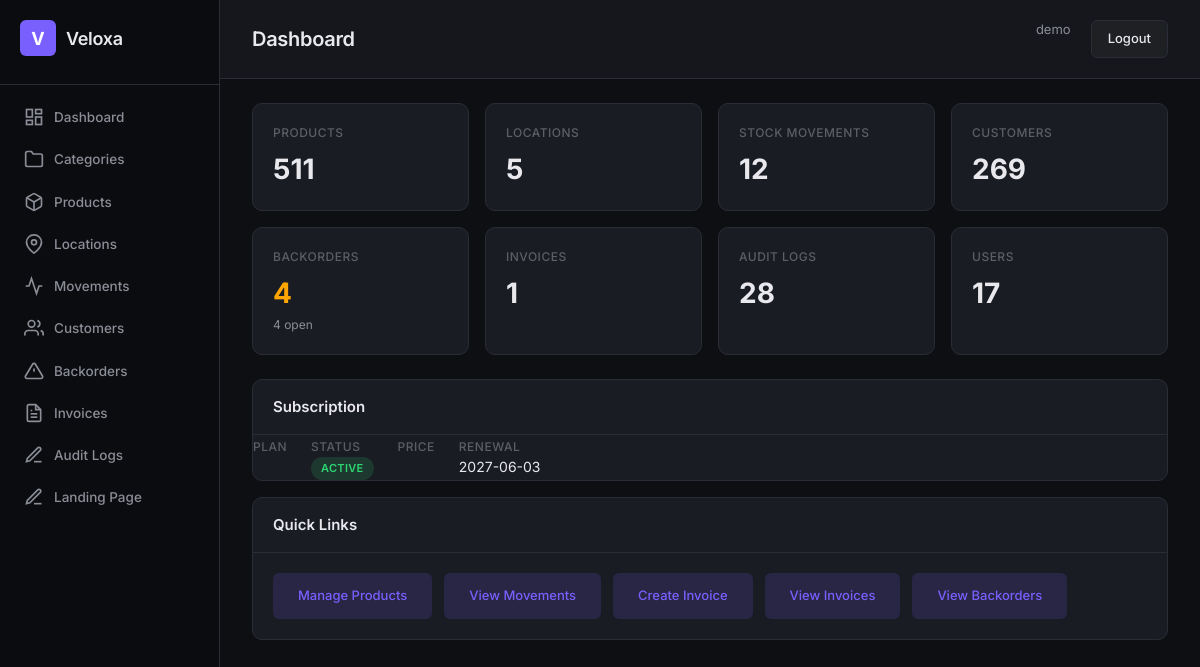
Page /dashboard/ (signed in) on the committed database.
### apps/accounts/models.py (models this page shows, shortened)
class User(AbstractUser):
    objects = TenantAwareUserManager()
    ROLE_CHOICES = [
        ("super_admin", "Super Admin"),
        ("warehouse_manager", "Warehouse Manager"),
        ("auditor", "Auditor"),
        ("viewer", "Read-Only Viewer"),
    ]
    role = models.CharField(max_length=32, choices=ROLE_CHOICES, default="viewer")
    phone = models.CharField(max_length=20, blank=True)
    tenant = models.ForeignKey(
        "tenants.Tenant", on_delete=models.CASCADE,
        null=True, blank=True, related_name="users",
    )
    class Meta:
        db_table = "accounts_user"
        verbose_name = "User"
        verbose_name_plural = "Users"

### apps/subscriptions/models.py (models this page shows, shortened)
class Subscription(models.Model):
    STATUS_CHOICES = [
        ("active", "Active"),
        ("expired", "Expired"),
        ("canceled", "Canceled"),
        ("pending_payment", "Pending Payment"),
    ]
    BILLING_CHOICES = [
        ("monthly", "Monthly"),
        ("yearly", "Yearly"),
    ]
    user = models.ForeignKey(
        settings.AUTH_USER_MODEL, on_delete=models.CASCADE,
        related_name="subscriptions"
    )
    plan = models.ForeignKey(
        SubscriptionPlan, on_delete=models.SET_NULL,
        null=True, related_name="subscriptions"
    )
    status = models.CharField(
        max_length=20, choices=STATUS_CHOICES, default="pending_payment"
    )
    start_date = models.DateTimeField(blank=True, null=True)
    end_date = models.DateTimeField(blank=True, null=True)
    billing_cycle = models.CharField(
        max_length=10, choices=BILLING_CHOICES, default="monthly"
    )
    last_payment_date = models.DateTimeField(blank=True, null=True)
    next_payment_date = models.DateTimeField(blank=True, null=True)
    tenant = models.ForeignKey(
        "tenants.Tenant", on_delete=models.CASCADE,
        null=True, blank=True, related_name="%(class)s_set",
    )
    created_at = models.DateTimeField(auto_now_add=True)
    updated_at = models.DateTimeField(auto_now=True)
    objects = TenantAwareManager()
    class Meta:
        ordering = ["-created_at"]

### config/views.py (the view)
# urls.py: path("dashboard/", views.DashboardStatsView.as_view(), name="dashboard-stats"),
@login_required
def dashboard(request):
    from apps.subscriptions.models import Subscription
    sub = Subscription.objects.filter(user=request.user).order_by('-created_at').first()
    stats = {
        "products": Product.objects.count(),
        "locations": Location.objects.count(),
        "movements": StockMovement.objects.count(),
        "customers": Customer.objects.count(),
        "backorders": BackOrder.objects.count(),
        "open_backorders": BackOrder.objects.filter(status__in=["open", "partially_fulfilled"]).count(),
        "invoices": Invoice.objects.count(),
        "audit_logs": AuditLog.objects.count(),
        "users": User.objects.count(),
    }
    return render(request, "dashboard.html", {"stats": stats, "subscription": sub})

### apps/accounts/models.py (called while the page is built)
    def get_queryset(self):
        from apps.tenants.utils import get_current_tenant_id
        qs = super().get_queryset()
        tenant_id = get_current_tenant_id()
        if tenant_id is not None:
            return qs.filter(tenant_id=tenant_id)
        return qs

### apps/tenants/managers.py (called while the page is built)
    def get_queryset(self):
        qs = super().get_queryset()
        tenant_id = get_current_tenant_id()
        if tenant_id is not None:
            return qs.filter(tenant_id=tenant_id)
        return qs

### apps/tenants/utils.py (called while the page is built)
def set_current_tenant(tenant):
    _thread_local.tenant = tenant

def get_current_tenant():
    return getattr(_thread_local, "tenant", None)

def get_current_tenant_id():
    tenant = get_current_tenant()
    return tenant.id if tenant else None

### templates/dashboard.html (shortened to what this page needs)
{% extends 'base.html' %}
{% block page_title %}Dashboard{% endblock %}
{% block content %}
<div class="stats-grid">
  <div class="stat-card">
    <div class="stat-label">Products</div>
    <div class="stat-value">{{ stats.products }}</div>
  </div>
  <div class="stat-card">
    <div class="stat-label">Locations</div>
    <div class="stat-value">{{ stats.locations }}</div>
  </div>
  <div class="stat-card">
    <div class="stat-label">Stock Movements</div>
    <div class="stat-value">{{ stats.movements }}</div>
  </div>
  <div class="stat-card">
    <div class="stat-label">Customers</div>
    <div class="stat-value">{{ stats.customers }}</div>
  </div>
  <div class="stat-card">
    <div class="stat-label">Backorders</div>
    <div class="stat-value {% if stats.open_backorders > 0 %}text-warning{% endif %}">{{ stats.backorders }}</div>
    {% if stats.open_backorders > 0 %}<div class="stat-sub">{{ stats.open_backorders }} open</div>{% endif %}
  </div>
  <div class="stat-card">
    <div class="stat-label">Invoices</div>
    <div class="stat-value">{{ stats.invoices }}</div>
  </div>
  <div class="stat-card">
    <div class="stat-label">Audit Logs</div>
    <div class="stat-value">{{ stats.audit_logs }}</div>
  </div>
  <div class="stat-card">
    <div class="stat-label">Users</div>
    <div class="stat-value">{{ stats.users }}</div>
  </div>
</div>
{% if subscription %}
<div class="card mt-2">
  <div class="card-header"><h2>Subscription</h2></div>
  <div class="card-body" style="display:flex;gap:24px;flex-wrap:wrap">
    <div><span class="stat-label">Plan</span><div class="stat-value" style="font-size:18px">{{ subscription.plan_name }}</div></div>
    <div><span class="stat-label">Status</span><div>{% if subscription.status == 'active' %}<span class="badge badge-success">{{ subscription.status }}</span>{% elif subscription.status == 'pending_payment' %}<span class="badge badge-warning">{{ subscription.status }}</span>{% else %}<span class="badge badge-muted">{{ subscription.status }}</span>{% endif %}</div></div>
    <div><span class="stat-label">Price</span><div class="stat-value" style="font-size:18px">{{ subscription.price_display }}</div></div>
    {% if subscription.end_date %}<div><span class="stat-label">Renewal</span><div>{{ subscription.end_date|date:"Y-m-d" }}</div></div>{% endif %}
  </div>
</div>
{% endif %}
<div class="card mt-2">
  <div class="card-header"><h2>Quick Links</h2></div>
  <div class="card-body quick-links">
    <a href="{% url 'product-list' %}" class="ql-btn">Manage Products</a>
    <a href="{% url 'movement-list' %}" class="ql-btn">View Movements</a>
    <a href="{% url 'invoice-create' %}" class="ql-btn">Create Invoice</a>
    <a href="{% url 'invoice-list' %}" class="ql-btn">View Invoices</a>
    <a href="{% url 'backorder-list' %}" class="ql-btn">View Backorders</a>
  </div>
</div>
{% endblock %}

### templates/base.html (shortened to what this page needs)
{% load static %}
<!DOCTYPE html>
<html lang="en">
<head>
  <link rel="stylesheet" href="{% static 'css/style.css' %}">
</head>
<body>
  <div class="layout">
    <aside class="sidebar">
      <div class="sidebar-brand">
        <div class="brand-icon">V</div>
        <span class="brand-text">Veloxa</span>
      </div>
      <nav class="sidebar-nav">
        <a href="{% url 'dashboard' %}" class="nav-item {% if active == 'dashboard' %}active{% endif %}">
          <svg width="20" height="20" viewBox="0 0 24 24" fill="none" stroke="currentColor" stroke-width="2"><rect x="3" y="3" width="7" height="9"/><rect x="14" y="3" width="7" height="5"/><rect x="14" y="12" width="7" height="9"/><rect x="3" y="16" width="7" height="5"/></svg>
          Dashboard
        </a>
        <a href="{% url 'category-list' %}" class="nav-item {% if active == 'categories' %}active{% endif %}">
          <svg width="20" height="20" viewBox="0 0 24 24" fill="none" stroke="currentColor" stroke-width="2"><path d="M22 19a2 2 0 0 1-2 2H4a2 2 0 0 1-2-2V5a2 2 0 0 1 2-2h5l2 3h9a2 2 0 0 1 2 2z"/></svg>
          Categories
        </a>
        <a href="{% url 'product-list' %}" class="nav-item {% if active == 'products' %}active{% endif %}">
          Products
        </a>
        <a href="{% url 'location-list' %}" class="nav-item {% if active == 'locations' %}active{% endif %}">
          <svg width="20" height="20" viewBox="0 0 24 24" fill="none" stroke="currentColor" stroke-width="2"><path d="M21 10c0 7-9 13-9 13s-9-6-9-13a9 9 0 0 1 18 0z"/><circle cx="12" cy="10" r="3"/></svg>
          Locations
        </a>
        <a href="{% url 'movement-list' %}" class="nav-item {% if active == 'movements' %}active{% endif %}">
          <svg width="20" height="20" viewBox="0 0 24 24" fill="none" stroke="currentColor" stroke-width="2"><polyline points="22 12 18 12 15 21 9 3 6 12 2 12"/></svg>
          Movements
        </a>
        <a href="{% url 'customer-list' %}" class="nav-item {% if active == 'customers' %}active{% endif %}">
          <svg width="20" height="20" viewBox="0 0 24 24" fill="none" stroke="currentColor" stroke-width="2"><path d="M17 21v-2a4 4 0 0 0-4-4H5a4 4 0 0 0-4 4v2"/><circle cx="9" cy="7" r="4"/><path d="M23 21v-2a4 4 0 0 0-3-3.87"/><path d="M16 3.13a4 4 0 0 1 0 7.75"/></svg>
          Customers
        </a>
        <a href="{% url 'backorder-list' %}" class="nav-item {% if active == 'backorders' %}active{% endif %}">
          <svg width="20" height="20" viewBox="0 0 24 24" fill="none" stroke="currentColor" stroke-width="2"><path d="M10.29 3.86L1.82 18a2 2 0 0 0 1.71 3h16.94a2 2 0 0 0 1.71-3L13.71 3.86a2 2 0 0 0-3.42 0z"/><line x1="12" y1="9" x2="12" y2="13"/><line x1="12" y1="17" x2="12.01" y2="17"/></svg>
          Backorders
        </a>
        <a href="{% url 'invoice-list' %}" class="nav-item {% if active == 'invoices' %}active{% endif %}">
          <svg width="20" height="20" viewBox="0 0 24 24" fill="none" stroke="currentColor" stroke-width="2"><path d="M14 2H6a2 2 0 0 0-2 2v16a2 2 0 0 0 2 2h12a2 2 0 0 0 2-2V8z"/><polyline points="14 2 14 8 20 8"/><line x1="16" y1="13" x2="8" y2="13"/><line x1="16" y1="17" x2="8" y2="17"/><polyline points="10 9 9 9 8 9"/></svg>
          Invoices
        </a>
        <a href="{% url 'audit-log-list' %}" class="nav-item {% if active == 'audit' %}active{% endif %}">
          <svg width="20" height="20" viewBox="0 0 24 24" fill="none" stroke="currentColor" stroke-width="2"><path d="M12 20h9"/><path d="M16.5 3.5a2.121 2.121 0 0 1 3 3L7 19l-4 1 1-4L16.5 3.5z"/></svg>
          Audit Logs
        </a>
        <a href="{% url 'landing-manage' %}" class="nav-item {% if active == 'landing' %}active{% endif %}">
          <svg width="20" height="20" viewBox="0 0 24 24" fill="none" stroke="currentColor" stroke-width="2"><path d="M12 20h9"/><path d="M16.5 3.5a2.121 2.121 0 0 1 3 3L7 19l-4 1 1-4L16.5 3.5z"/></svg>
          Landing Page
        </a>
      </nav>
    </aside>
    <main class="main">
      <header class="topbar">
        <h1 class="page-title">{% block page_title %}Dashboard{% endblock %}</h1>
        <div class="topbar-right">
          <a href="{% url 'profile' %}" style="color:var(--text-secondary);font-size:13px;margin-right:12px;text-decoration:none">{{ request.user.username }}</a>
          <a href="{% url 'logout' %}" class="btn btn-glass">Logout</a>
        </div>
      </header>
      <div class="content">
        {% block content %}{% endblock %}
      </div>
    </main>
  </div>
</body>
</html>

### static/css/style.css (style rules this page uses)
:root { --bg-primary: #0e0f13; --bg-secondary: #15171c; --bg-card: #1a1c23; --bg-card-hover: #1f2129; --bg-sidebar: #0b0c0f; --border: #2a2d36; --border-light: #363944; --text-primary: #e8e8ed; --text-secondary: #8b8d97; --text-muted: #5c5e68; --accent: #7a5fff; --accent-hover: #6b50e8; --accent-glow: rgba(122, 95, 255, 0.15); --success: #2ed573; --warning: #ffa502; --danger: #ff4757; --info: #3b82f6; --radius: 10px; --radius-sm: 6px; --shadow: 0 2px 8px rgba(0,0,0,.3); }
* { margin: 0; padding: 0; box-sizing: border-box; }
body { font-family: "Inter", -apple-system, BlinkMacSystemFont, sans-serif; background: var(--bg-primary); color: var(--text-primary); font-size: 14px; line-height: 1.5; }
.layout { display: flex; min-height: 100vh; }
.sidebar { width: 220px; background: var(--bg-sidebar); border-right: 1px solid var(--border); padding: 0; display: flex; flex-direction: column; position: fixed; top: 0; left: 0; height: 100vh; z-index: 100; backdrop-filter: blur(12px); }
.sidebar-brand { display: flex; align-items: center; gap: 10px; padding: 20px 20px 28px; border-bottom: 1px solid var(--border); }
.brand-icon { width: 36px; height: 36px; background: var(--accent); border-radius: var(--radius-sm); display: flex; align-items: center; justify-content: center; font-weight: 700; font-size: 18px; color: #fff; }
.brand-text { font-size: 18px; font-weight: 600; letter-spacing: -.3px; }
.sidebar-nav { padding: 12px 10px; display: flex; flex-direction: column; gap: 2px; }
.nav-item { display: flex; align-items: center; gap: 10px; padding: 10px 14px; color: var(--text-secondary); text-decoration: none; border-radius: var(--radius-sm); font-size: 13.5px; font-weight: 500; transition: all .15s; }
.main { margin-left: 220px; flex: 1; padding: 0; }
.topbar { display: flex; align-items: center; justify-content: space-between; padding: 20px 32px; border-bottom: 1px solid var(--border); background: var(--bg-secondary); position: sticky; top: 0; z-index: 50; backdrop-filter: blur(8px); }
.page-title { font-size: 20px; font-weight: 600; letter-spacing: -.3px; }
.topbar-right { display: flex; gap: 8px; }
.content { padding: 24px 32px; }
.card { background: var(--bg-card); border: 1px solid var(--border); border-radius: var(--radius); overflow: hidden; }
.card-header { padding: 16px 20px; border-bottom: 1px solid var(--border); }
.card-header h2 { font-size: 15px; font-weight: 600; }
.card-body { padding: 0; }
.stats-grid { display: grid; grid-template-columns: repeat(auto-fill, minmax(180px, 1fr)); gap: 16px; margin-bottom: 24px; }
.stat-card { background: var(--bg-card); border: 1px solid var(--border); border-radius: var(--radius); padding: 20px; transition: border-color .15s; }
.stat-label { font-size: 12px; font-weight: 500; text-transform: uppercase; letter-spacing: .5px; color: var(--text-muted); margin-bottom: 6px; }
.stat-value { font-size: 28px; font-weight: 700; color: var(--text-primary); }
.stat-sub { font-size: 12px; color: var(--text-secondary); margin-top: 2px; }
.badge { display: inline-block; padding: 3px 10px; border-radius: 20px; font-size: 11px; font-weight: 600; letter-spacing: .3px; text-transform: uppercase; }
.badge-success { background: rgba(46, 213, 115, .15); color: var(--success); }
.btn { display: inline-flex; align-items: center; gap: 6px; padding: 8px 16px; border: 1px solid var(--border); border-radius: var(--radius-sm); background: var(--bg-card); color: var(--text-primary); font-size: 13px; font-weight: 500; cursor: pointer; transition: all .15s; text-decoration: none; }
.btn-glass { background: rgba(255,255,255,.04); backdrop-filter: blur(4px); }
.mt-2 { margin-top: 16px; }
.text-warning { color: var(--warning); }
.quick-links { display: flex; gap: 12px; padding: 20px; flex-wrap: wrap; }
.ql-btn { padding: 12px 24px; background: var(--accent-glow); border: 1px solid transparent; border-radius: var(--radius-sm); color: var(--accent); text-decoration: none; font-weight: 500; font-size: 13px; transition: all .15s; }

### rows in the picture
User: user.username "demo"
Subscription: status "ACTIVE", end_date "2027-06-03"

### other values in the picture
{{ stats.products }} "511"
{{ stats.locations }} "5"
{{ stats.movements }} "12"
{{ stats.customers }} "269"
{{ stats.backorders }} "4"
{{ stats.open_backorders }} "4"
{{ stats.invoices }} "1"
{{ stats.audit_logs }} "28"
{{ stats.users }} "17"
